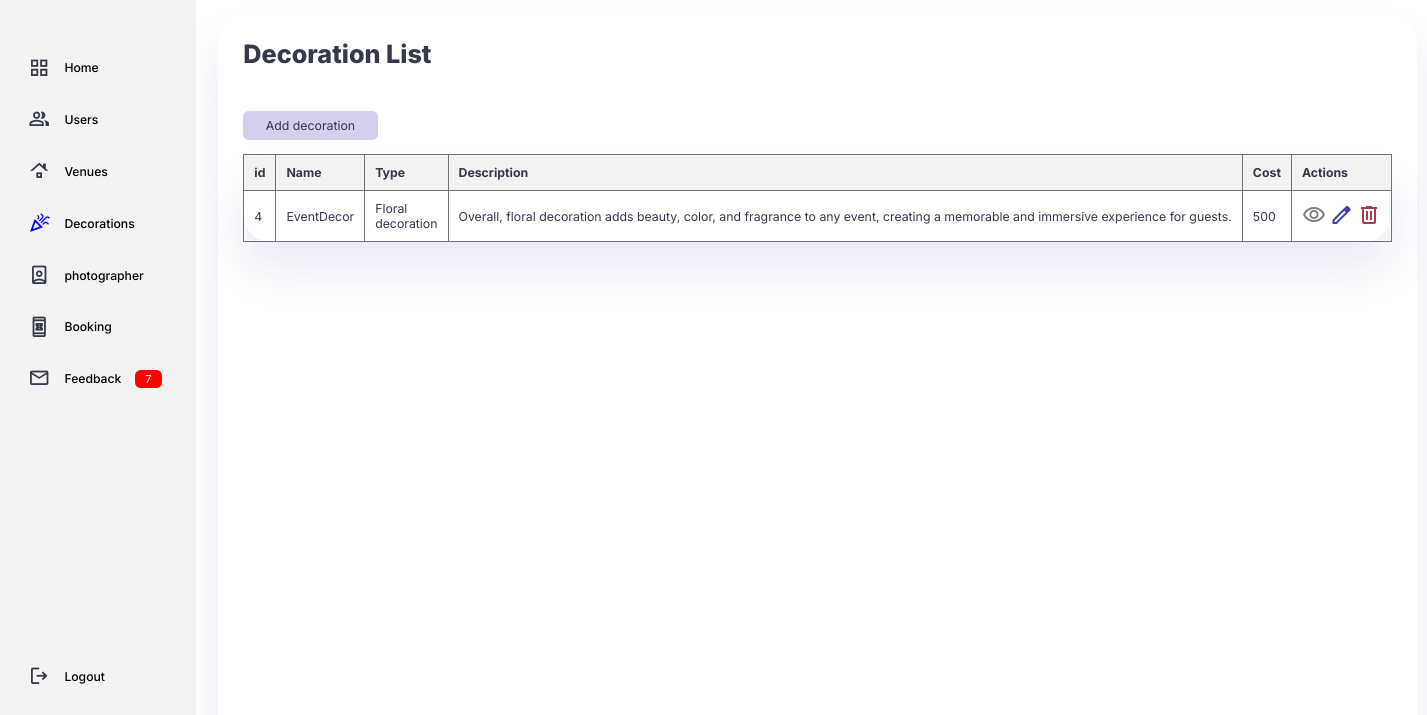
/decoration_list, run on an earlier commit of the app's database.
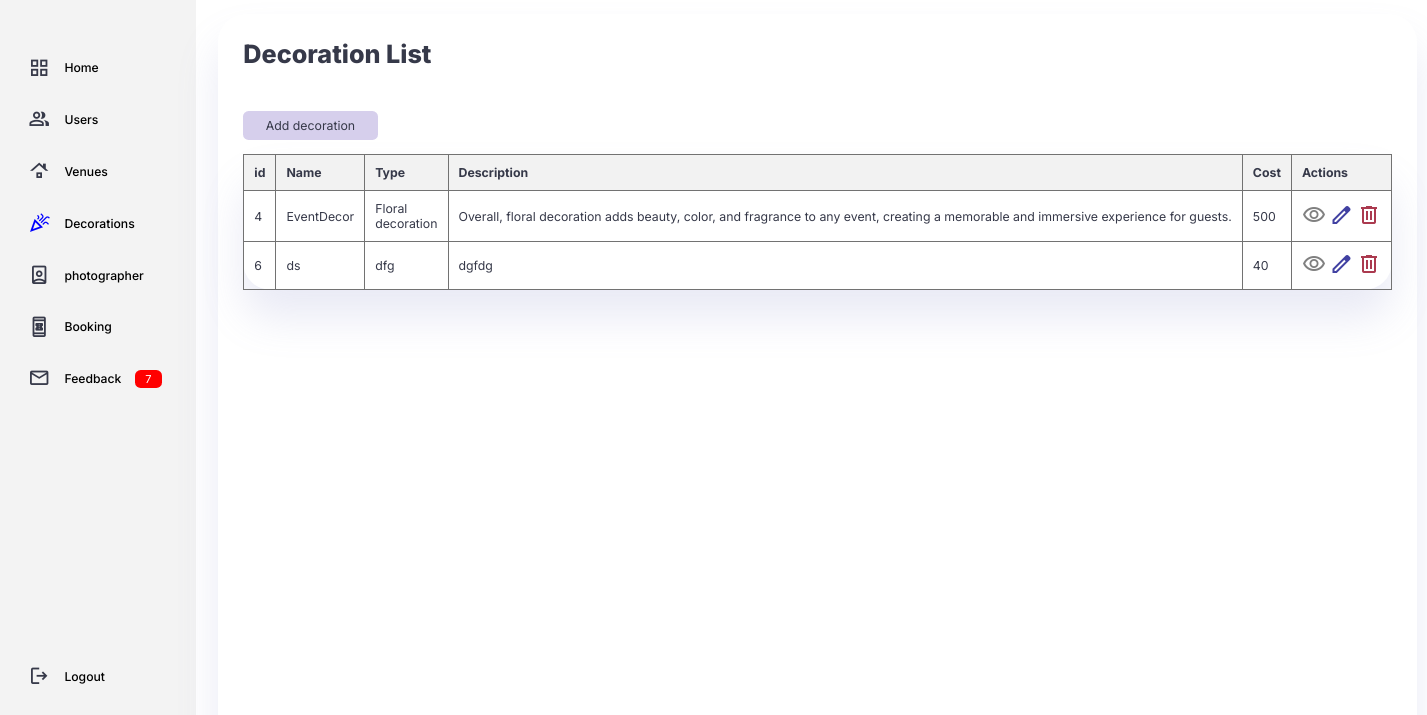
And on a later commit of the database.
### decoration/models.py (models this page shows)
class decoration(models.Model): #making class
    Name = models.CharField(max_length=100) #making field
    Type = models.CharField(max_length=100) #making field
    Description = models.CharField(max_length=200) #making field
    Cost= models.IntegerField(default=0, null=True, blank=True)
    Decoration_image = models.ManyToManyField('ImageFile')

### decoration/views.py (the view)
# urls.py: path('decoration_list', views.decoration_list, name= "decoration_list"),  #Path for the register page
def decoration_list(request):
    decorations = decoration.objects.all()  #fetch decorationss from the database
    return render(request, 'decoration/decoration_list.html', {'decorations': decorations})

### templates/decoration/decoration_list.html (shortened to what this page needs)
{% load static %}
 <!DOCTYPE html>
 <html lang="en">
 <head>
     <link rel="stylesheet" href="{% static 'css/decorationlist.css' %}">
     <link rel="stylesheet" href="https://cdnjs.cloudflare.com/ajax/libs/font-awesome/4.7.0/css/font-awesome.min.css">
 </head>
</head>
<body>
  <div class="container">
    <aside>
        <div class="top">
            <div class="sidebar">
                <a href="/adminpanel">
                    <span class="material-symbols-outlined">grid_view</span>
                    <h3> Home </h3>
                </a>
                <a href="/user_list" onclick="loadUenueList()">
                    <span class="material-symbols-outlined">group</span>
                    <h3> Users </h3>
                </a>
                <a href="/venue_list" >
                    <span class="material-symbols-outlined">roofing</span>
                    <h3> Venues </h3>
                </a>
                <a href="/decoration_list"class="sidebar-link" style="color:blue;" onclick="loadVenueList()">
                    <span class="material-symbols-outlined">celebration</span>
                    <h3> Decorations </h3>
                </a>
                <a href="/photographer_list">
                    <span class="material-symbols-outlined"> person_book</span>
                    <h3> photographer </h3>
                </a>
                <a href="/booking_list">
                    <span class="material-symbols-outlined">book_online</span>
                    <h3> Booking </h3>
                </a>
                <a href="a">
                    <span class="material-symbols-outlined">mail_outline</span>
                    <h3> Feedback </h3>
                    <span class="message-count">7</span>
                </a>
                <a href="a">
                    <span class="material-symbols-outlined">logout</span>
                    <h3> Logout </h3>
                </a>
            </div>
        </div>
    </aside>
    <main>
      <h1>Decoration List</h1>
     <div class="adddecoration">
      <a href="{% url 'adddecoration' %}" class="btn btn-primary">Add decoration</a>
     </div>
    <div class="tab">
      <table>
        <thead>
            <tr>
                <th>id</th>
                <th>Name</th>
                <th>Type</th>
                <th>Description</th>
                <th>Cost</th>
                <th>Actions</th>
            </tr>
        </thead>
        <tbody>
            {% for decoration in decorations %}
                <tr>
                    <td>{{ decoration.id }}</td>
                    <td>{{ decoration.Name }}</td>
                    <td class="desc">{{ decoration.Type }}</td>
                    <td>{{ decoration.Description }}</td>
                    <td>{{ decoration.Cost }}</td>
                    <td>
                        <a href="{% url 'view_decoration' decoration.id %}" class="btn btn-info"><span class="material-symbols-outlined" style="color:gray">visibility</span> </a>
                        <a href="{% url 'update_decoration' decoration.id %}" enctype="multipart/form-data" class="material-symbols-outlined" style="color:#4141a2">edit</span></a>
                        <a href="{% url 'delete_decoration' decoration.id %}" onclick="return confirmDelete('{{ decoration.Name }}');" class="btn btn-danger" style="color:#ab3a4f"><span class="material-symbols-outlined">delete</span></a>
                    </td>
                </tr>
            {% endfor %}
        </tbody>
      </table>
    </div>
    </main>
   </div>
</body>
</html>

What changed in the data, as far as the page shows it:
added decoration: id "6", Name "ds", Type "dfg", Description "dgfdg", Cost "40"
